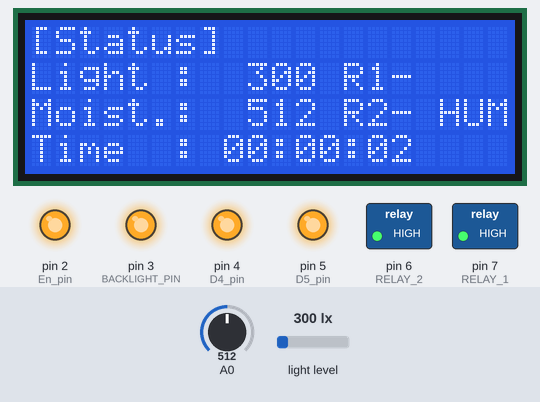
Bench run of a sketch on a simulated Arduino Uno, built with avr-gcc and run on an emulated ATmega328P. On the bench: 20×4 character LCD, switched loads named in the sketch (green lamp = pin HIGH), output pins drawn as LEDs (lit = HIGH). The inputs (shaded band) are chosen by the test bench; at power-on: light level 300 lx, A0 = 512. Pins used as bus, display or sensor lines are not drawn; what the sketch prints to the serial monitor is not drawn.

Above: at 3.7 s.
3.8 s: light level set to 23 lx
At 5.4 s:
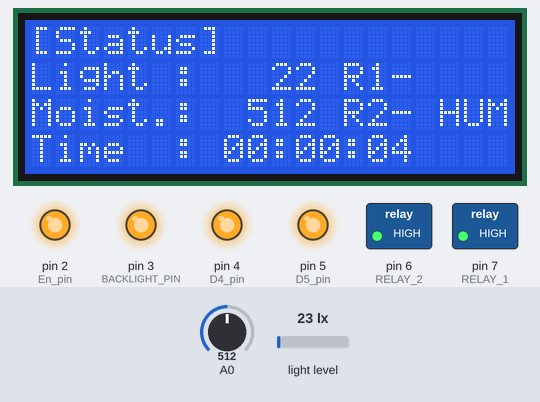
6.2 s: light level set to 19 lx
At 7.7 s:
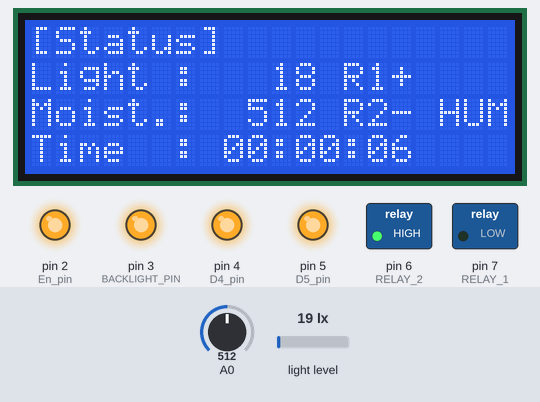
10.4 s: A0 set to 581
At 12.0 s:
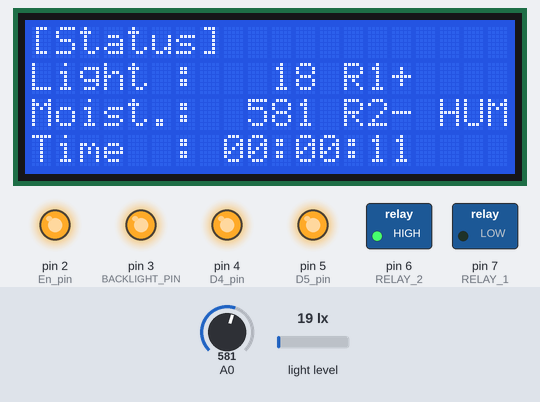
13.7 s: A0 set to 608
At 15.2 s:
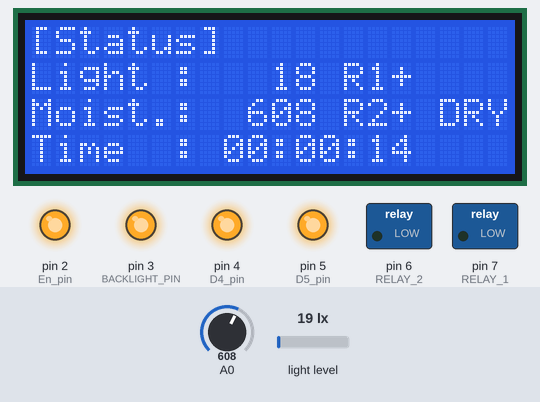
17.9 s: light level set to 1500 lx
At 19.4 s:
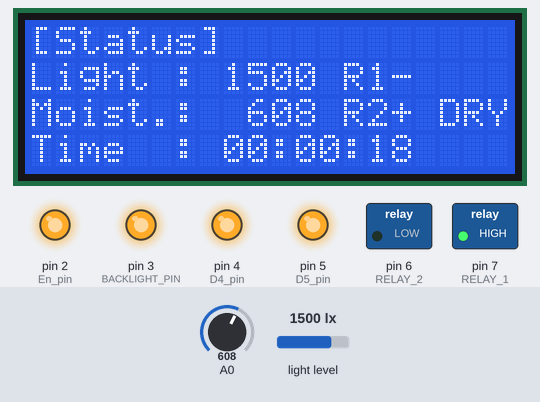
22.1 s: A0 set to 360
At 23.7 s:
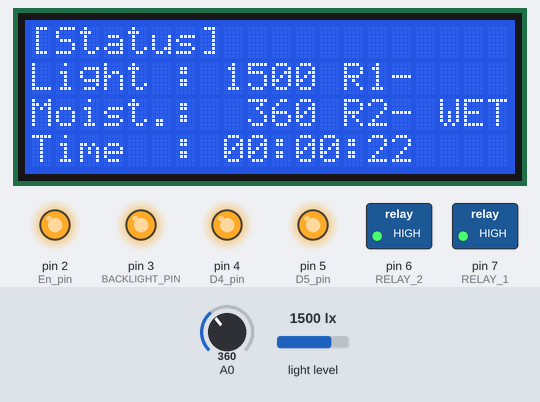
Timing chart, 0 to 25.2 s (numbered marks = the images above; inputs shaded):
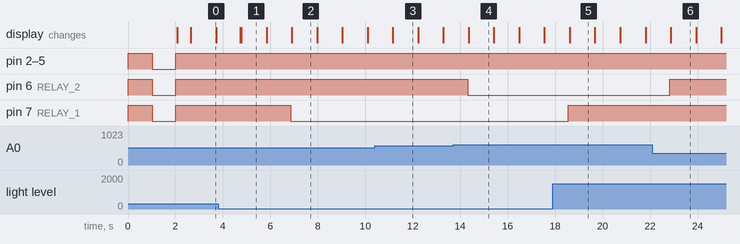

Measured:
- the behaviour switches between 22 and 21 lx on light level (found by bisection; images 1 and 2)
- the behaviour switches between 599 and 600 on A0 (found by bisection; images 3 and 4)
- after the input at 6.2 s, pin 7 (RELAY_1): HIGH → LOW after 0.65 s; the display: changes after 0.70 s (image 2)
- after the input at 13.7 s, pin 6 (RELAY_2): HIGH → LOW after 0.62 s; the display: changes after 0.66 s (image 4)
- after the input at 17.9 s, pin 7 (RELAY_1): LOW → HIGH after 0.66 s; the display: changes after 0.71 s (image 5)
- after the input at 22.1 s, pin 6 (RELAY_2): LOW → HIGH after 0.74 s; the display: changes after 0.77 s (image 6)
- what the display in image 1 shows lasts 1.0 s, from 4.8 s to 5.8 s

The sketch:

LCD_Big.ino
```cpp
#include <Time.h>
#include <TimeLib.h>

#include <Wire.h>
#include <LiquidCrystal_I2C.h>
#include <BH1750.h>

/*
** Example Arduino sketch for SainSmart I2C LCD Screen 16x2
** based on https://bitbucket.org/celem/sainsmart-i2c-lcd/src/3adf8e0d2443/sainlcdtest.ino
** by
** Edward Comer
** LICENSE: GNU General Public License, version 3 (GPL-3.0)

** This example uses F Malpartida's NewLiquidCrystal library. Obtain from:
** https://bitbucket.org/fmalpartida/new-liquidcrystal

** Modified â€“ Ian Brennan ianbren at hotmail.com 23-10-2012 to support Tutorial posted to Arduino.cc

** Written for and tested with Arduino 1.0
**
** NOTE: Tested on Arduino Uno whose I2C pins are A4==SDA, A5==SCL

*/
#include <Wire.h>
#include <LCD.h>
#include <LiquidCrystal_I2C.h>

#define I2C_ADDR    0x27 // <<----- Add your address here.  Find it from I2C Scanner
#define BACKLIGHT_PIN     3
#define En_pin  2
#define Rw_pin  1
#define Rs_pin  0
#define D4_pin  4
#define D5_pin  5
#define D6_pin  6
#define D7_pin  7

#define RELAY_1 7
#define RELAY_2 6
#define RELAY_3 5
#define RELAY_4 4

BH1750 lightMeter;


int relays[] = { RELAY_1, RELAY_2, RELAY_3, RELAY_4 };

int n = 1;

byte newChar[8] = {
        B10000,
        B01000,
        B00100,
        B11011,
        B11011,
        B00100,
        B01000,
        B10000
};

byte fullFlower[8] = {
        B01110,
        B01110,
        B00100,
        B10101,
        B10101,
        B01110,
        B00100,
        B11111
};
uint8_t newCharIndex = 0;
unsigned long t_hour = 0, t_min = 0, t_sec = 0;

LiquidCrystal_I2C  lcd(I2C_ADDR,En_pin,Rw_pin,Rs_pin,D4_pin,D5_pin,D6_pin,D7_pin);

void setup()
{
  Serial.begin(9600);
  while (!Serial) {
    ; // wait for serial port to connect. Needed for native USB
  }

  Serial.println("IoT GreenHouse V0.1a");
  initPage();

  // Initialize the I2C bus (BH1750 library doesn't do this automatically)
  // On esp8266 devices you can select SCL and SDA pins using Wire.begin(D4, D3);
  Wire.begin();
  lightMeter.begin();
  Serial.println(F("BH1750 Test"));

  // On ferme tous les relais
  initRelays();
  Serial.println(F("Relays Test"));
  allClosed();
  delay(1000);
  allOpen();
  delay(1000);
  allClosed();

  lcd.begin (20, 4);
  lcd.setBacklightPin(BACKLIGHT_PIN, POSITIVE);
  lcd.setBacklight(HIGH);
  Serial.println(F("LCD Test"));

  // Moisture sensor
  pinMode(A0, INPUT);

  // End
  delay(500);
  lcd.clear();
  Serial.println("Ready.");
}

void loop()
{
  statusPage();
  delay(1000);
}

void initPage() {
  lcd.home();
  lcd.print("-[ IoT GreenHouse ]-");
  lcd.setCursor (0, 1);
  lcd.print("V 0.1a");
  lcd.setCursor (0, 4);
  lcd.print("Initializing ");
  lcd.createChar(newCharIndex, fullFlower);
  lcd.setCursor (15, 4);
  lcd.write(newCharIndex);
}

void homePage() {
  displayClock();
}

void displayClock() {
  char lcd_buffer[20];
  lcd.setCursor(0, 0);
  lcd.print("Time since reset:");
  lcd.setCursor(0, 1);
  //sprintf(lcd_buffer,"%02d:%02d:%02d    ", t_hour, t_min, t_sec);
  sprintf(lcd_buffer, "%02d:%02d:%02d", hour(), minute(), second());
  lcd.print(lcd_buffer);
}

void clock() {
  unsigned long time = millis() / 1000;
  Serial.print("t_sec: "); Serial.print(t_sec); Serial.print(", t_min: "); Serial.print(t_min); Serial.print(", t_hour: "); Serial.println(t_hour);
  Serial.print("time: "); Serial.println(time);

  if (time != t_sec) {
    t_sec = time;
    if (t_sec >= 60) {
      t_sec=0;
      t_min++;
      if (t_min >= 60) {
        t_min=0;
        t_hour++;
      }
    }
  }

  Serial.print("AFTER -- t_sec: "); Serial.print(t_sec); Serial.print(", t_min: "); Serial.print(t_min); Serial.print(", t_hour: "); Serial.println(t_hour);
}

uint16_t readLux(char status[]) {
  char lcd_buffer[20];
  uint16_t lux = lightMeter.readLightLevel();
  sprintf(lcd_buffer, "Light: %4d", lux);
  Serial.println(lcd_buffer);
  if (lux <= 20) {
    digitalWrite(RELAY_1, LOW);
  }
  else {
    digitalWrite(RELAY_1, HIGH);
  }
  sprintf(status, "Light : %4d R%1d%c", lux, 1, checkRelay(1));
  return lux;
}

uint16_t readMoisture(char status[]) {
  char lcd_buffer[20];
  char* state = "";
  uint16_t moist = analogRead(A0);
  int s = analogRead(A0);
  sprintf(lcd_buffer, "Moisture: %4d", s);
  Serial.println(lcd_buffer);
  if (moist < 370) {
    digitalWrite(RELAY_2, HIGH);
    state = "WET";
    Serial.println("Wet");
  }
  else if (moist >=370 && moist < 600) {
    digitalWrite(RELAY_2, HIGH);
    state = "HUM";
    Serial.println("Humid");
  }
  else if (moist >= 600) {
    digitalWrite(RELAY_2, LOW);
    state = "DRY";
    Serial.println("Dry");
  }
  sprintf(status, "Moist.: %4d R%1d%c %s", moist, 2, checkRelay(2), state);
  return s;
}

void initRelays() {
  for (int i = 0; i < sizeof(relays); i++) {
    pinMode(i, OUTPUT);
    digitalWrite(i, HIGH);
  }
}

void allClosed() {
  for (int i = 0; i < sizeof(relays); i++) {
    digitalWrite(i, HIGH);
  }
}

void allOpen() {
  for (int i = 0; i < sizeof(relays); i++) {
    digitalWrite(i, LOW);
  }
}

void statusPage() {
  char lcd_buffer[20];
  lcd.home();
  lcd.print("[Status]");
  // Light
  lcd.setCursor(0, 1);
  readLux(lcd_buffer);
  lcd.print(lcd_buffer);
  // Moisture
  lcd.setCursor(0, 2);
  readMoisture(lcd_buffer);
  lcd.print(lcd_buffer);
  // Time
  lcd.setCursor(0, 3);
  sprintf(lcd_buffer, "Time  : %02d:%02d:%02d", hour(), minute(), second());
  lcd.print(lcd_buffer);
}

char checkRelay(int index) {
  int value = digitalRead(relays[index - 1]);
  return value == LOW ? '+' : '-';
}
```
